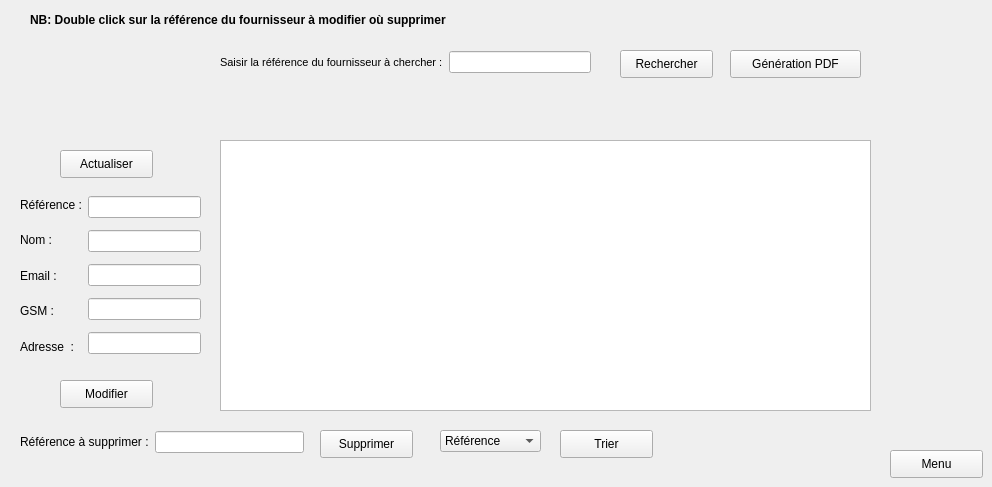
         <widget class="QWidget" name="Gestion">
          <attribute name="title">
           <string>Gestion des fournisseurs</string>
          </attribute>
          <widget class="QLabel" name="nb">
           <property name="geometry">
            <rect>
             <x>30</x>
             <y>10</y>
             <width>551</width>
             <height>20</height>
            </rect>
           </property>
           <property name="font">
            <font>
             <pointsize>9</pointsize>
             <weight>75</weight>
             <bold>true</bold>
            </font>
           </property>
           <property name="text">
            <string>NB: Double click sur la référence du fournisseur à modifier où supprimer </string>
           </property>
          </widget>
          <widget class="QPushButton" name="modifierButton">
           <property name="geometry">
            <rect>
             <x>60</x>
             <y>380</y>
             <width>93</width>
             <height>28</height>
            </rect>
           </property>
           <property name="text">
            <string>Modifier</string>
           </property>
          </widget>
          <widget class="QWidget" name="layoutWidget_4">
           <property name="geometry">
            <rect>
             <x>20</x>
             <y>190</y>
             <width>181</width>
             <height>171</height>
            </rect>
           </property>
           <layout class="QHBoxLayout" name="saisie_2">
            <item>
             <layout class="QVBoxLayout" name="verticalLayout_9">
              <item>
               <widget class="QLabel" name="label_ref">
                <property name="text">
                 <string>Référence :</string>
                </property>
               </widget>
              </item>
              <item>
               <widget class="QLabel" name="label_nom">
                <property name="text">
                 <string>Nom :</string>
                </property>
               </widget>
              </item>
              <item>
               <widget class="QLabel" name="label_mail">
                <property name="text">
                 <string>Email :</string>
                </property>
               </widget>
              </item>
              <item>
               <widget class="QLabel" name="label_gsm">
                <property name="text">
                 <string>GSM :</string>
                </property>
               </widget>
              </item>
              <item>
               <widget class="QLabel" name="label_adresse">
                <property name="text">
                 <string>Adresse  :</string>
                </property>
               </widget>
              </item>
             </layout>
            </item>
            <item>
             <layout class="QVBoxLayout" name="verticalLayout_10">
              <item>
               <widget class="QLineEdit" name="lineEdit_reference"/>
              </item>
              <item>
               <widget class="QLineEdit" name="lineEdit_nomfour"/>
              </item>
              <item>
               <widget class="QLineEdit" name="lineEdit_email"/>
              </item>
              <item>
               <widget class="QLineEdit" name="lineEdit_gsmfour"/>
              </item>
              <item>
               <widget class="QLineEdit" name="lineEdit_ad"/>
              </item>
             </layout>
            </item>
           </layout>
          </widget>
          <widget class="QPushButton" name="homeButton_modifier">
           <property name="geometry">
            <rect>
             <x>890</x>
             <y>450</y>
             <width>93</width>
             <height>28</height>
            </rect>
           </property>
           <property name="text">
            <string>Menu</string>
           </property>
          </widget>
          <widget class="QTableView" name="tableView_2">
           <property name="geometry">
            <rect>
             <x>220</x>
             <y>140</y>
             <width>651</width>
             <height>271</height>
            </rect>
           </property>
           <property name="font">
            <font>
             <weight>50</weight>
             <bold>false</bold>
            </font>
           </property>
           <property name="sortingEnabled">
            <bool>false</bool>
           </property>
          </widget>
          <widget class="QPushButton" name="supprimerButton_2">
           <property name="geometry">
            <rect>
             <x>320</x>
             <y>430</y>
             <width>93</width>
             <height>28</height>
            </rect>
           </property>
           <property name="text">
            <string>Supprimer</string>
           </property>
          </widget>
          <widget class="QWidget" name="layoutWidget">
           <property name="geometry">
            <rect>
             <x>20</x>
             <y>430</y>
             <width>284</width>
             <height>24</height>
            </rect>
           </property>
           <layout class="QHBoxLayout" name="horizontalLayout">
            <item>
             <widget class="QLabel" name="label_ref_2">
              <property name="text">
               <string>Référence à supprimer :</string>
              </property>
             </widget>
            </item>
            <item>
             <widget class="QLineEdit" name="supprimer_par_reference_2"/>
            </item>
           </layout>
          </widget>
          <widget class="QPushButton" name="LoadButton">
           <property name="geometry">
            <rect>
             <x>60</x>
             <y>150</y>
             <width>93</width>
             <height>28</height>
            </rect>
           </property>
           <property name="text">
            <string>Actualiser</string>
           </property>
          </widget>
          <widget class="QWidget" name="layoutWidget_5">
           <property name="geometry">
            <rect>
             <x>220</x>
             <y>50</y>
             <width>371</width>
             <height>24</height>
            </rect>
           </property>
           <layout class="QHBoxLayout" name="horizontalLayout_7">
            <item>
             <widget class="QLabel" name="saisir_r">
              <property name="font">
               <font>
                <pointsize>8</pointsize>
                <weight>50</weight>
                <bold>false</bold>
               </font>
              </property>
              <property name="text">
               <string>Saisir la référence du fournisseur à chercher :</string>
              </property>
             </widget>
            </item>
            <item>
             <widget class="QLineEdit" name="recherche_par_reference_2"/>
            </item>
           </layout>
          </widget>
          <widget class="QPushButton" name="rechercherButton">
           <property name="geometry">
            <rect>
             <x>620</x>
             <y>50</y>
             <width>93</width>
             <height>28</height>
            </rect>
           </property>
           <property name="text">
            <string>Rechercher</string>
           </property>
          </widget>
          <widget class="QPushButton" name="PDFButton">
           <property name="geometry">
            <rect>
             <x>730</x>
             <y>50</y>
             <width>131</width>
             <height>28</height>
            </rect>
           </property>
           <property name="text">
            <string>Génération PDF</string>
           </property>
          </widget>
          <widget class="QComboBox" name="comboBox">
           <property name="geometry">
            <rect>
             <x>440</x>
             <y>430</y>
             <width>101</width>
             <height>22</height>
            </rect>
           </property>
           <item>
            <property name="text">
             <string>Référence</string>
            </property>
           </item>
           <item>
            <property name="text">
             <string>Nom</string>
            </property>
           </item>
           <item>
            <property name="text">
             <string>Email</string>
            </property>
           </item>
          </widget>
          <widget class="QPushButton" name="trier_button">
           <property name="geometry">
            <rect>
             <x>560</x>
             <y>430</y>
             <width>93</width>
             <height>28</height>
            </rect>
           </property>
           <property name="text">
            <string>Trier</string>
           </property>
          </widget>
         </widget>
